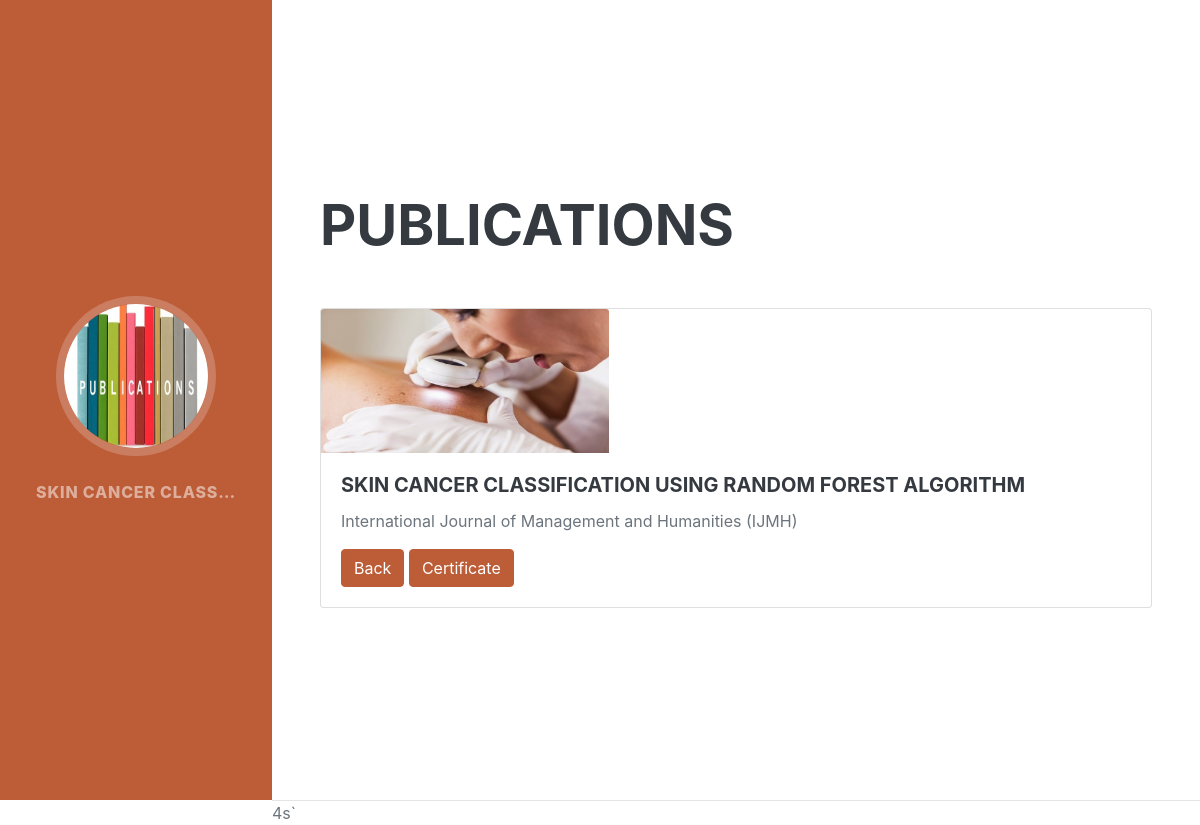
Screenshot of /publications_details/1 with the database file from the repository.
### core/models.py (models this page shows, shortened)
class Publication(models.Model):
    title = models.CharField(max_length=200)
    description = models.TextField(blank=True, null=True)
    image = models.ImageField(upload_to='images/')
    url = models.URLField(blank=True)

### core/views.py (the view)
# urls.py: path('publications_details/<int:pkkk>',views.publications_details,name='publications_details'),
def publications_details(request,pkkk):
    obj = get_object_or_404(Publication,id=pkkk)
    objs = Publication.objects.all()
    context = {
        'obj':obj,
        'objs':objs
    }
    return render(request,'publications_details.html',context)

### core/templates/publications_details.html (shortened to what this page needs)
<!DOCTYPE html>
<html lang="en">
{% load static %}
    <head>
        <link href="{% static 'css/css.css' %}" rel="stylesheet" type="text/css" />
        <link href="{% static 'css/css2.css' %}" rel="stylesheet" type="text/css" />
        <link href="{% static 'css/styles.css' %}" rel="stylesheet" />
    </head>
    <body id="page-top">
        <nav class="navbar navbar-expand-lg navbar-dark bg-primary fixed-top" id="sideNav">
            <a class="navbar-brand js-scroll-trigger" href="#page-top">
                <span class="d-none d-lg-block"><img class="img-fluid img-profile rounded-circle mx-auto mb-2" src="{% static 'assets/img/publications.jpg' %}" alt="" /></span>
            </a>
            <div class="collapse navbar-collapse" id="navbarSupportedContent">
                <ul class="navbar-nav">
                    {% for obj in objs %}
                        <li class="nav-item"><a class="nav-link js-scroll-trigger" href="{% url 'publications_details' obj.id %}">{{ obj.title | truncatechars:18 }}</a></li>
                    {% endfor %}
                </ul>
            </div>
        </nav>
            <section class="resume-section" id="publications">
                <div class="resume-section-content">
                    <h2 class="mb-5">Publications</h2>
                    <div class="card" >
                        <img src="{{ obj.image.url }}" class="card-img-top" style="width: 18rem;" alt="...">
                        <div class="card-body">
                            <h5 class="card-title">{{ obj.title }}</h5>
                            <p class="card-text">{{ obj.description }}</p>
                            <a href="{% url 'index' %}" class="btn btn-primary">Back</a>
                            <a href="{{ obj.url }}" class="btn btn-primary">Certificate</a>
                        </div>
                    </div>
                </div>
            </section>
            <hr class="m-0" />
    </body>
</html>

### rows the page displays
Publication: title "SKIN CANCER CLASS…", image (picture), title "SKIN CANCER CLASSIFICATION USING RANDOM FOREST ALGORITHM", description "International Journal of Management and Humanities (IJMH)"
